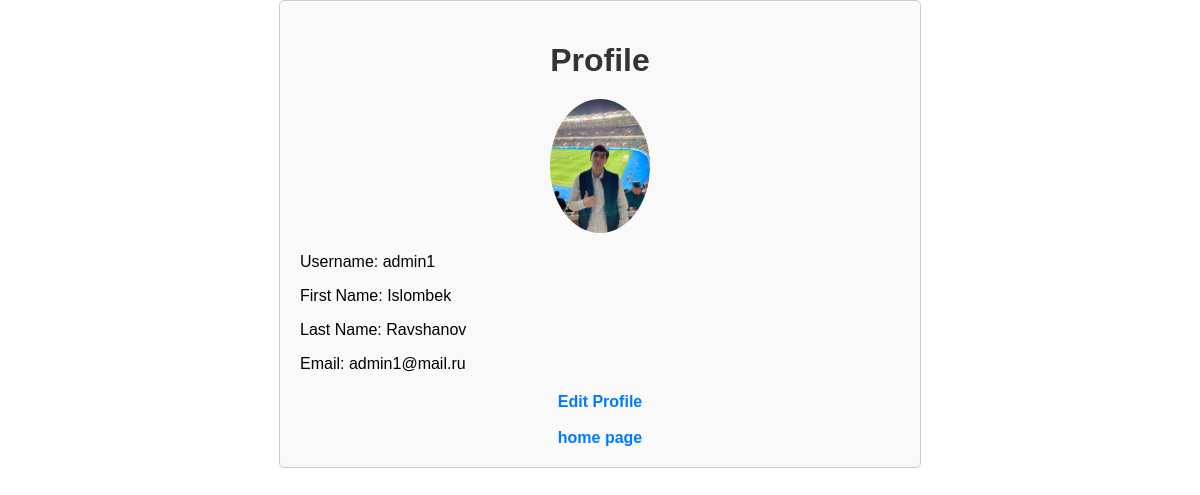
/users/profile/ (signed in), run on the app's committed database.
### users/models.py (models this page shows, shortened)
class Users(AbstractUser):
    image = models.ImageField(
        upload_to='user_image/',
        blank=True, null=True,
        default='default_img/default.png'
    )
    class Meta:
        db_table = 'users'

### users/views.py (the view)
# urls.py: path('profile/', ProfileView.as_view(), name='profile'),
class ProfileView(View):
    def get(self, request):
        return render(request, 'profile.html')

### users/templates/profile.html (shortened to what this page needs)
{% extends 'base.html' %}
{% block content %}
    <div class="profile-container">
        <h1>Profile</h1>
        <img src="{{ user.image.url }}" alt="user-img" width="100px">
        <div class="wrap">
            <p>Username: {{ user.username }}</p>
            <p>First Name: {{ user.first_name }}</p>
            <p>Last Name: {{ user.last_name }}</p>
            <p>Email: {{ user.email }}</p>
        </div>
        <a href="{% url 'users:profile-edit' %}">Edit Profile</a><br>
        <a href="{% url 'blogs:home' %}">home page</a>
    </div>
{% endblock content %}

### static/base.css (style rules this page uses)
body { font-family: Arial, sans-serif; margin: 0; padding: 0; }
h1 { color: #333; }
a { color: #007bff; text-decoration: none; }

### users/templates/profile.html (style rules this page uses)
.profile-container { max-width: 600px; margin: 0 auto; padding: 20px; border: 1px solid #ccc; border-radius: 5px; background-color: #f9f9f9; font-family: Arial, sans-serif; }
.profile-container h1 { text-align: center; margin-bottom: 20px; }
.profile-container img { display: block; margin: 0 auto; border-radius: 50%; margin-bottom: 20px; }
.wrap { margin-bottom: 20px; }
.wrap p { margin-bottom: 10px; }
.profile-container a { display: block; text-align: center; color: #007bff; text-decoration: none; font-weight: bold; }

### data on the page
Users: image (picture), username "admin1", first_name "Islombek", last_name "Ravshanov", email "admin1@mail.ru"
